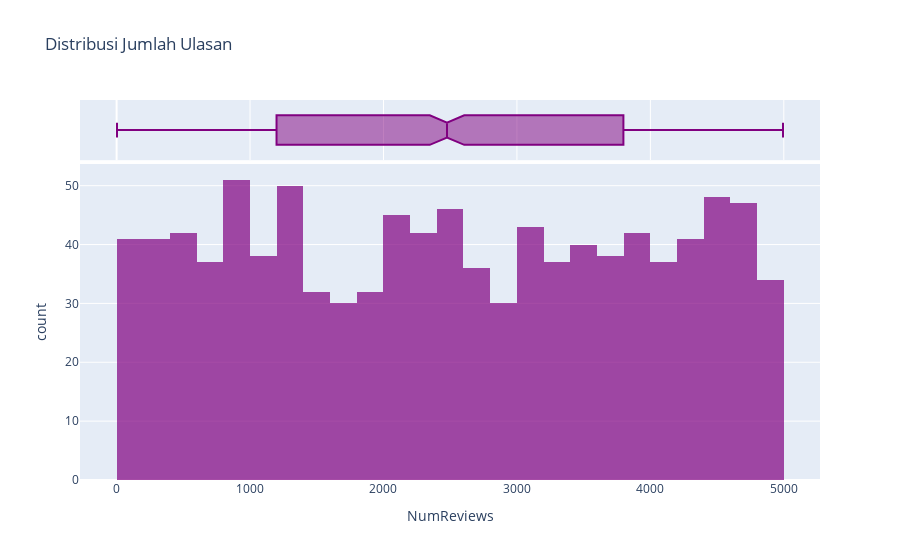

The notebook cell saved with this chart:
### Markdown cell above
### 📊 Histogram Jumlah Ulasan

### Code cell
# Histogram Jumlah Ulasan
fig_reviews = px.histogram(df, x="NumReviews", nbins=30, title="Distribusi Jumlah Ulasan", marginal="box", opacity=0.7, color_discrete_sequence=["purple"])
fig_reviews.show()

### Figure 1 — Plotly figure (JSON) as saved in the notebook; plotly's stock layout.template omitted (floating-point values rounded to 4 significant figures; data arrays with more than 128 entries replaced by an {"elided": "..."} marker saying what was removed)
{"data": [{"bingroup": "x", "hovertemplate": "NumReviews=%{x}<br>count=%{y}<extra></extra>", "legendgroup": "", "marker": {"color": "purple", "opacity": 0.7, "pattern": {"shape": ""}}, "name": "", "nbinsx": 30, "orientation": "v", "showlegend": false, "type": "histogram", "x": {"elided": "1000 int values"}, "xaxis": "x", "yaxis": "y"}, {"hovertemplate": "NumReviews=%{x}<extra></extra>", "legendgroup": "", "marker": {"color": "purple"}, "name": "", "notched": true, "showlegend": false, "type": "box", "x": {"elided": "1000 int values"}, "xaxis": "x2", "yaxis": "y2"}], "layout": {"barmode": "relative", "legend": {"tracegroupgap": 0}, "title": {"text": "Distribusi Jumlah Ulasan"}, "xaxis": {"anchor": "y", "domain": [0, 1], "title": {"text": "NumReviews"}}, "xaxis2": {"anchor": "y2", "domain": [0, 1], "matches": "x", "showgrid": true, "showticklabels": false}, "yaxis": {"anchor": "x", "domain": [0, 0.8316], "title": {"text": "count"}}, "yaxis2": {"anchor": "x2", "domain": [0.8416, 1], "matches": "y2", "showgrid": false, "showline": false, "showticklabels": false, "ticks": ""}}}
